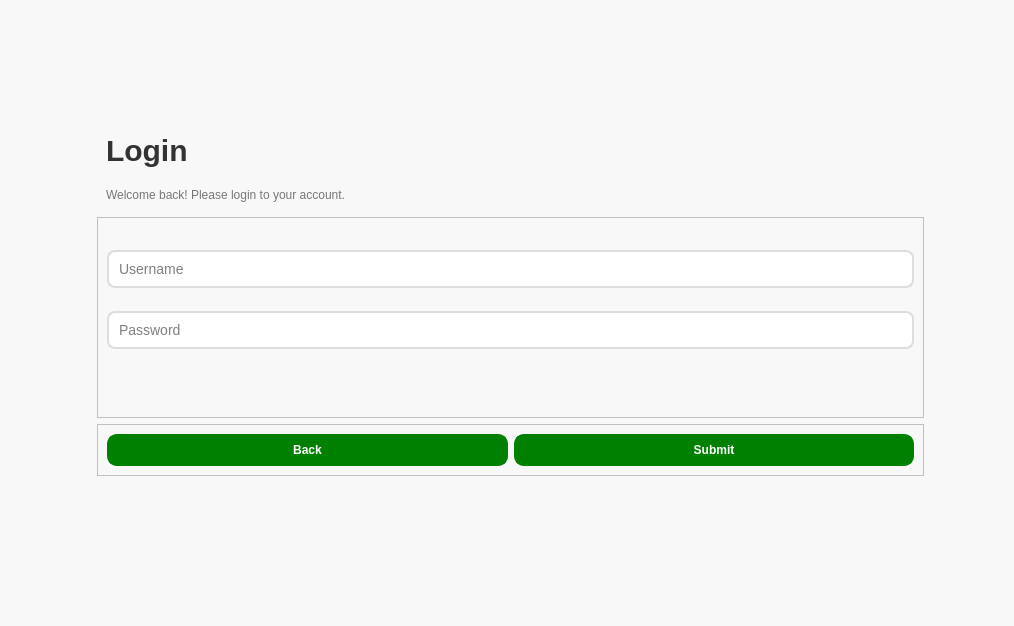
<?xml version="1.0" encoding="UTF-8"?>
<ui version="4.0">
 <class>loginpage</class>
 <widget class="QDialog" name="loginpage">
  <property name="geometry">
   <rect>
    <x>0</x>
    <y>0</y>
    <width>1014</width>
    <height>626</height>
   </rect>
  </property>
  <property name="sizePolicy">
   <sizepolicy hsizetype="Preferred" vsizetype="Preferred">
    <horstretch>0</horstretch>
    <verstretch>0</verstretch>
   </sizepolicy>
  </property>
  <property name="windowTitle">
   <string>Dialog</string>
  </property>
  <property name="styleSheet">
   <string notr="true">QWidget {
    background-color: #f8f8f8;
}

QLabel#loginLabel {
    font-family: &quot;Poppins&quot;, sans-serif;
    font-size: 30px;
    font-weight: bold;
    color: #333;
}

QLabel#loginSubtitle {
    font-family: &quot;Poppins&quot;, sans-serif;
    font-size: 12px;
    color: #777;
}

QLineEdit {
    background-color: white;
    color : black;
    border: 2px solid #ddd;
    border-radius: 8px;
    padding: 8px;
    font-size: 14px;
}

QLineEdit:focus {
    border: 2px solid #7a5af5;
}

QPushButton {
    border-radius: 10px; /* Rounded corners */
    padding: 7px; /* Internal padding */
    color: white; /* Text color */
    background-color: green; /* Background color */
    font: bold 12px; /* Font style and size */
    border: 2px solid green; /* Border color */
}

QPushButton:hover {
    background-color: #32CD32; /* Lighter green on hover */
    border-color: darkgreen; /* Dark green border on hover */
}

QPushButton:pressed {
    background-color: darkgreen; /* Darker green when pressed */
    border-color: black; /* Border changes on press */
}


</string>
  </property>
  <layout class="QHBoxLayout" name="horizontalLayout">
   <property name="spacing">
    <number>0</number>
   </property>
   <property name="leftMargin">
    <number>0</number>
   </property>
   <property name="topMargin">
    <number>0</number>
   </property>
   <property name="rightMargin">
    <number>0</number>
   </property>
   <property name="bottomMargin">
    <number>0</number>
   </property>
   <item>
    <widget class="QWidget" name="widget" native="true">
     <property name="sizePolicy">
      <sizepolicy hsizetype="Preferred" vsizetype="Preferred">
       <horstretch>0</horstretch>
       <verstretch>0</verstretch>
      </sizepolicy>
     </property>
     <property name="styleSheet">
      <string notr="true"/>
     </property>
     <layout class="QHBoxLayout" name="horizontalLayout_3">
      <property name="spacing">
       <number>0</number>
      </property>
      <property name="leftMargin">
       <number>0</number>
      </property>
      <property name="topMargin">
       <number>0</number>
      </property>
      <property name="rightMargin">
       <number>0</number>
      </property>
      <property name="bottomMargin">
       <number>0</number>
      </property>
      <item>
       <widget class="QLabel" name="image">
        <property name="sizePolicy">
         <sizepolicy hsizetype="Preferred" vsizetype="Preferred">
          <horstretch>0</horstretch>
          <verstretch>0</verstretch>
         </sizepolicy>
        </property>
        <property name="sizeIncrement">
         <size>
          <width>0</width>
          <height>0</height>
         </size>
        </property>
        <property name="styleSheet">
         <string notr="true">border-radius: 20px;</string>
        </property>
        <property name="frameShape">
         <enum>QFrame::Shape::NoFrame</enum>
        </property>
        <property name="pixmap">
         <pixmap resource="resource.qrc">:/images/images/Welcome.png</pixmap>
        </property>
        <property name="scaledContents">
         <bool>false</bool>
        </property>
        <property name="alignment">
         <set>Qt::AlignmentFlag::AlignCenter</set>
        </property>
       </widget>
      </item>
     </layout>
    </widget>
   </item>
   <item>
    <widget class="QWidget" name="widget_2" native="true">
     <property name="sizePolicy">
      <sizepolicy hsizetype="Preferred" vsizetype="Preferred">
       <horstretch>0</horstretch>
       <verstretch>0</verstretch>
      </sizepolicy>
     </property>
     <property name="minimumSize">
      <size>
       <width>0</width>
       <height>0</height>
      </size>
     </property>
     <property name="sizeIncrement">
      <size>
       <width>0</width>
       <height>0</height>
      </size>
     </property>
     <property name="baseSize">
      <size>
       <width>0</width>
       <height>0</height>
      </size>
     </property>
     <layout class="QVBoxLayout" name="verticalLayout_3">
      <property name="leftMargin">
       <number>90</number>
      </property>
      <property name="rightMargin">
       <number>90</number>
      </property>
      <property name="bottomMargin">
       <number>0</number>
      </property>
      <item alignment="Qt::AlignmentFlag::AlignBottom">
       <widget class="QFrame" name="frame">
        <property name="styleSheet">
         <string notr="true">border: none;
border-radius: 10px;</string>
        </property>
        <property name="frameShape">
         <enum>QFrame::Shape::StyledPanel</enum>
        </property>
        <property name="frameShadow">
         <enum>QFrame::Shadow::Raised</enum>
        </property>
        <layout class="QVBoxLayout" name="verticalLayout_2">
         <property name="spacing">
          <number>20</number>
         </property>
         <item>
          <widget class="QLabel" name="loginLabel">
           <property name="text">
            <string>Login</string>
           </property>
          </widget>
         </item>
         <item>
          <widget class="QLabel" name="loginSubtitle">
           <property name="text">
            <string>Welcome back! Please login to your account.</string>
           </property>
          </widget>
         </item>
        </layout>
       </widget>
      </item>
      <item>
       <widget class="QFrame" name="frame_2">
        <property name="styleSheet">
         <string notr="true"/>
        </property>
        <property name="frameShape">
         <enum>QFrame::Shape::StyledPanel</enum>
        </property>
        <property name="frameShadow">
         <enum>QFrame::Shadow::Raised</enum>
        </property>
        <layout class="QVBoxLayout" name="verticalLayout">
         <property name="spacing">
          <number>0</number>
         </property>
         <property name="topMargin">
          <number>9</number>
         </property>
         <property name="bottomMargin">
          <number>0</number>
         </property>
         <item>
          <widget class="QLineEdit" name="usernameLineEdit">
           <property name="placeholderText">
            <string>Username</string>
           </property>
          </widget>
         </item>
         <item>
          <widget class="QLineEdit" name="passwordLineEdit">
           <property name="echoMode">
            <enum>QLineEdit::EchoMode::Password</enum>
           </property>
           <property name="placeholderText">
            <string>Password</string>
           </property>
          </widget>
         </item>
         <item>
          <widget class="QLabel" name="label">
           <property name="sizePolicy">
            <sizepolicy hsizetype="Preferred" vsizetype="Maximum">
             <horstretch>0</horstretch>
             <verstretch>0</verstretch>
            </sizepolicy>
           </property>
           <property name="baseSize">
            <size>
             <width>0</width>
             <height>0</height>
            </size>
           </property>
           <property name="font">
            <font>
             <family>Arial Rounded MT</family>
             <pointsize>12</pointsize>
             <bold>true</bold>
            </font>
           </property>
           <property name="styleSheet">
            <string notr="true">color: rgb(255, 0, 0);</string>
           </property>
           <property name="text">
            <string/>
           </property>
          </widget>
         </item>
        </layout>
       </widget>
      </item>
      <item alignment="Qt::AlignmentFlag::AlignTop">
       <widget class="QFrame" name="frame_3">
        <property name="styleSheet">
         <string notr="true">Qframe {
     background-color: #E8F0FE; 
       border: none;
       border-radius: 8px;        /* Rounded corners */
}</string>
        </property>
        <property name="frameShape">
         <enum>QFrame::Shape::StyledPanel</enum>
        </property>
        <property name="frameShadow">
         <enum>QFrame::Shadow::Raised</enum>
        </property>
        <layout class="QHBoxLayout" name="horizontalLayout_2">
         <item>
          <widget class="QPushButton" name="BackBtn">
           <property name="text">
            <string>Back</string>
           </property>
          </widget>
         </item>
         <item>
          <widget class="QPushButton" name="SubmitBtn">
           <property name="text">
            <string>Submit</string>
           </property>
          </widget>
         </item>
        </layout>
       </widget>
      </item>
     </layout>
    </widget>
   </item>
  </layout>
 </widget>
 <resources>
  <include location="resource.qrc"/>
 </resources>
 <connections/>
</ui>
